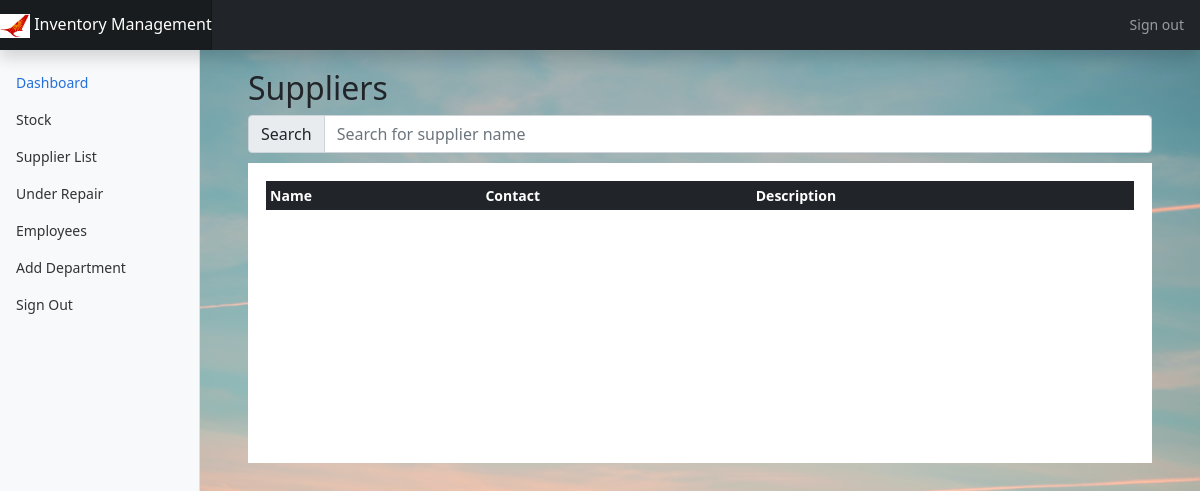
Before: /listSupplier/ (signed in) with the older database file.
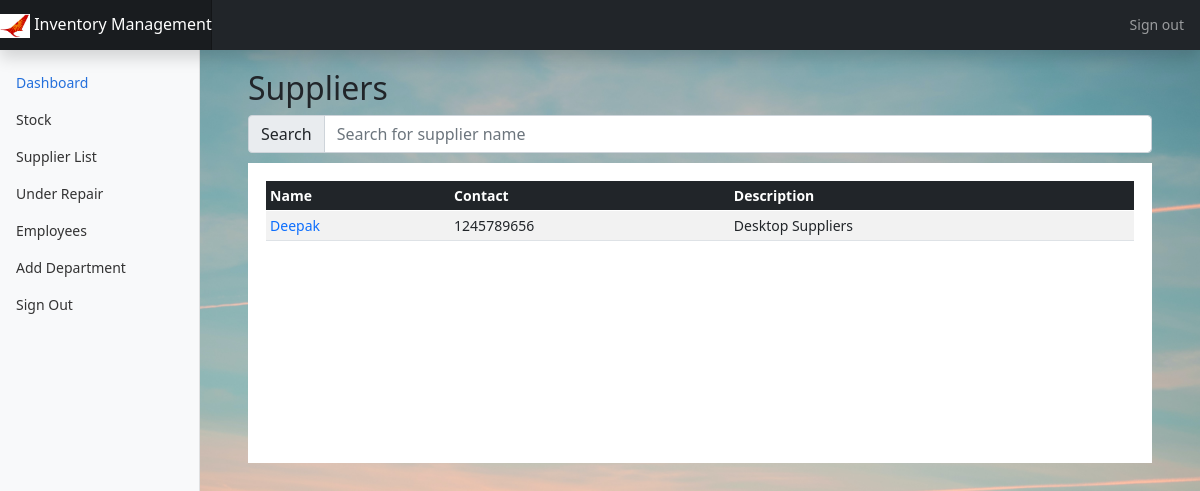
After: the same page with the newer database file.
### main/models.py (models this page shows, shortened)
class Supplier(models.Model):
    supplier_id = models.AutoField(primary_key=True)
    name = models.CharField(max_length=100, default='')
    description = models.TextField(default=' ')
    contact = models.CharField(max_length=15,unique=True)

### main/views.py (the view)
# urls.py: path('listSupplier/',views.listSupplier,name='listSupplier'),
@login_required(login_url='/auth/login')
def listSupplier(request):
    suppliers = models.Supplier.objects.all()
    context = {
        "suppliers" : suppliers
    }
    return render(request,'main/listSupplier.html',context)

### templates/main/listSupplier.html (shortened to what this page needs)
{% extends 'main/base.html' %}
{% block content %}
{% include 'main/navbar.html' %}
<main class="col-md-9 ms-sm-auto col-lg-10 px-md-4">
  <div class="container-fluid box">
    <h2>Suppliers</h2>
    <div class="input-group flex-nowrap" style="margin-bottom: 10px;">
      <span class="input-group-text" id="addon-wrapping">Search</span>
      <input type="text" class="form-control" id="myInput" onkeyup="showSupplier()" placeholder="Search for supplier name" title="Type in a name" aria-describedby="addon-wrapping">
    </div>
    <div class="table-responsive table-box">
        <table class="table table-striped table-sm table-hover" id="supplierTable">
        <thead class="header table-dark" >
            <tr>
            <th scope="col">Name</th>
            <th scope="col">Contact</th>
            <th scope="col">Description</th>
            </tr>
        </thead>
        <tbody>
            {% for supplier in suppliers %}
            <tr>
            <td><a class="text-decoration-none" href="{% url 'updateSupplier' pk=supplier.pk %}">{{ supplier.name }}</a></td>
            <td>{{ supplier.contact }}</td>
            <td>{{ supplier.description }}</td>
            </tr>
            {% endfor %}
        </tbody>
        </table>
    </div>
  </div>
{% endblock %}

Changed rows visible on the page:
added Supplier: name "Deepak", contact "1245789656", description "Desktop Suppliers"
